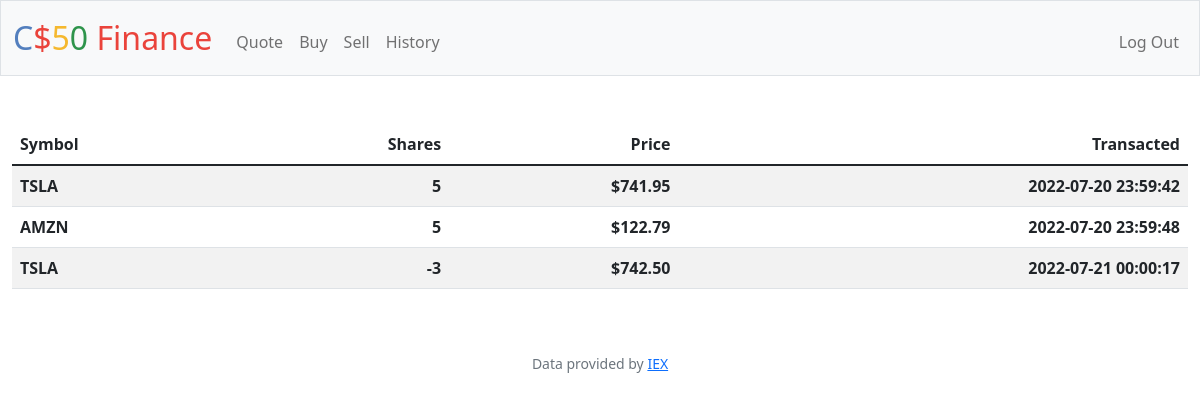
/history (signed in), run on an earlier commit of the app's database.
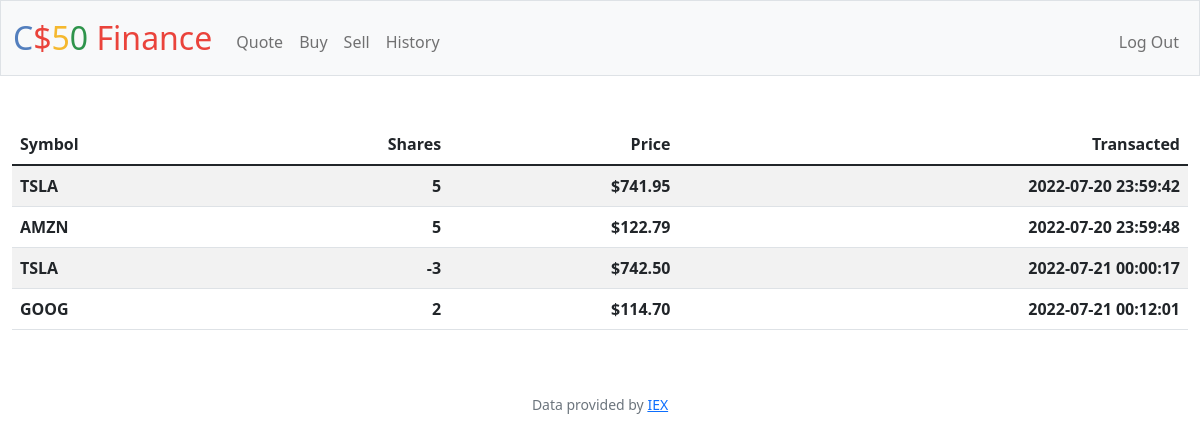
And on a later commit of the database.
### tables this page shows
CREATE TABLE 'transactions' ('transaction_id' INTEGER PRIMARY KEY AUTOINCREMENT NOT NULL, user_id INTEGER NOT NULL, symbol TEXT NOT NULL, shares INTEGER NOT NULL, price REAL NOT NULL, dt TEXT NOT NULL, FOREIGN KEY(user_id) REFERENCES users(id));

### app.py (the view)
@app.route("/history")
@login_required
def history():
    transaction_list = db.execute("SELECT symbol, shares, price, dt FROM transactions WHERE user_id = ?", session["user_id"])
    return render_template("history.html", transaction_list=transaction_list)

### app.py (called while the page is built)
@app.after_request
def after_request(response):
    response.headers["Cache-Control"] = "no-cache, no-store, must-revalidate"
    response.headers["Expires"] = 0
    response.headers["Pragma"] = "no-cache"
    return response

### helpers.py (called while the page is built)
def login_required(f):
    @wraps(f)
    def decorated_function(*args, **kwargs):
        if session.get("user_id") is None:
            return redirect("/login")
        return f(*args, **kwargs)
    return decorated_function

def usd(value):
    return f"${value:,.2f}"

### templates/history.html (shortened to what this page needs)
{% extends "layout.html" %}
{% block main %}
    <table class="table table-striped">
        <thead>
            <tr>
                <th class="text-start">Symbol</th>
                <th class="text-end">Shares</th>
                <th class="text-end">Price</th>
                <th class="text-end">Transacted</th>
            </tr>
        </thead>
        <tbody>
            {% for dict in transaction_list %}
                <tr>
                    <th class="text-start">{{ dict["symbol"] }}</th>
                    <th class="text-end">{{ dict["shares"] }}</th>
                    <th class="text-end">{{ dict["price"] | usd }}</th>
                    <th class="text-end">{{ dict["dt"] }}</th>
                </tr>
            {% endfor %}
        </tbody>
    </table>
{% endblock %}

### templates/layout.html (shortened to what this page needs)
<!DOCTYPE html>
<html lang="en">
    <head>
        <link href="https://cdn.jsdelivr.net/npm/bootstrap@5.1.3/dist/css/bootstrap.min.css" rel="stylesheet">
        <link href="/static/styles.css" rel="stylesheet">
    </head>
    <body>
        <nav class="bg-light border navbar navbar-expand-md navbar-light">
            <div class="container-fluid">
                <a class="navbar-brand" href="/"><span class="blue">C</span><span class="red">$</span><span class="yellow">5</span><span class="green">0</span> <span class="red">Finance</span></a>
                <div class="collapse navbar-collapse" id="navbar">
                    {% if session["user_id"] %}
                        <ul class="navbar-nav me-auto mt-2">
                            <li class="nav-item"><a class="nav-link" href="/quote">Quote</a></li>
                            <li class="nav-item"><a class="nav-link" href="/buy">Buy</a></li>
                            <li class="nav-item"><a class="nav-link" href="/sell">Sell</a></li>
                            <li class="nav-item"><a class="nav-link" href="/history">History</a></li>
                        </ul>
                        <ul class="navbar-nav ms-auto mt-2">
                            <li class="nav-item"><a class="nav-link" href="/logout">Log Out</a></li>
                        </ul>
                    {% else %}
                        <ul class="navbar-nav ms-auto mt-2">
                            <li class="nav-item"><a class="nav-link" href="/register">Register</a></li>
                            <li class="nav-item"><a class="nav-link" href="/login">Log In</a></li>
                        </ul>
                    {% endif %}
                </div>
            </div>
        </nav>
        <main class="container-fluid py-5 text-center">
            {% block main %}{% endblock %}
        </main>
        <footer class="mb-5 small text-center text-muted">
            Data provided by <a href="https://iexcloud.io/">IEX</a>
        </footer>
    </body>
</html>

### static/styles.css (style rules this page uses)
nav .navbar-brand { font-size: xx-large; }
nav .navbar-brand .blue { color: #537fbe; }
nav .navbar-brand .red { color: #ea433b; }
nav .navbar-brand .yellow { color: #f5b82e; }
nav .navbar-brand .green { color: #2e944b; }

What changed in the data, as far as the page shows it:
added transactions: symbol "GOOG", shares "2", price "$114.70", dt "2022-07-21 00:12:01"
